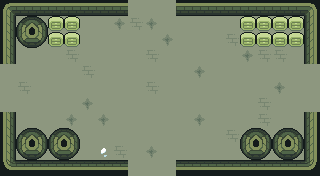

Rendered tile map (Tiled .tmx) drawn with the repository's tilesets; below, a short description and the full map source, tile grids included:
An orthogonal 20x11 tile map with 16x16 px tiles, 6 tile layers (ground, dressing, decor, walls, ...), 3 tilesets and 16 objects (10x PROP, 5x ENTRY, ENEMY).

<map version="1.10" tiledversion="1.10.2" orientation="orthogonal" renderorder="right-down" width="20" height="11" tilewidth="16" tileheight="16" infinite="0" nextlayerid="8" nextobjectid="17">
 <tileset firstgid="1" name="wall" tilewidth="16" tileheight="16" tilecount="110" columns="10">
  <image source="../../../gfx/tiles/ruins/tilesetwallsimple.png" width="160" height="176" />
 </tileset>
 <tileset firstgid="111" name="floor" tilewidth="16" tileheight="16" tilecount="374" columns="22">
  <image source="../../../gfx/tiles/ruins/tilesetinteriorfloor.png" width="352" height="272" />
 </tileset>
 <tileset firstgid="485" name="elements" tilewidth="16" tileheight="16" tilecount="27" columns="9">
  <image source="../../../gfx/tiles/ruins/elements.png" width="144" height="48" />
 </tileset>
 <layer id="1" name="ground" width="20" height="11">
  <data encoding="csv">
277,277,277,277,277,277,277,277,277,277,277,367,277,277,277,277,367,277,277,277,
277,277,277,277,277,277,277,367,342,367,277,277,277,277,277,277,277,277,277,277,
277,277,277,277,277,277,277,277,277,277,367,277,277,277,342,277,277,277,277,277,
277,277,277,277,342,277,277,277,277,342,277,277,277,277,277,367,342,342,277,277,
277,277,277,277,277,342,277,277,277,277,277,277,367,277,277,277,277,277,277,277,
277,342,277,277,277,277,277,277,277,342,277,277,277,277,277,277,277,367,277,277,
277,277,277,277,277,367,277,277,277,277,277,277,277,277,277,277,342,277,277,277,
342,277,277,277,367,277,367,277,277,277,277,277,367,277,277,277,342,277,277,277,
277,367,277,277,367,277,277,277,277,277,277,277,277,277,342,277,277,277,277,277,
277,277,277,277,277,277,366,342,277,367,277,277,277,277,277,277,277,277,277,277,
277,277,277,277,277,277,277,277,277,277,277,277,277,277,277,277,277,342,277,277
</data>
 </layer>
 <layer id="2" name="dressing" width="20" height="11">
  <data encoding="csv">
0,0,0,0,0,0,0,0,0,0,0,0,0,0,0,0,0,0,0,0,
0,0,0,0,0,0,0,0,0,0,0,0,0,0,0,0,0,0,0,0,
0,0,0,0,0,0,0,0,0,0,0,0,0,0,0,0,0,0,0,0,
0,0,0,0,0,0,0,0,0,0,0,0,0,0,0,0,0,0,0,0,
0,0,0,0,0,0,0,0,0,0,0,0,0,0,0,0,0,0,0,0,
0,0,0,0,0,0,0,0,0,0,0,0,0,0,0,0,0,0,0,0,
0,0,0,0,0,0,0,0,0,0,0,0,0,0,0,0,0,0,0,0,
0,0,0,0,0,0,0,0,0,0,0,0,0,0,0,0,0,0,0,0,
0,0,0,0,0,0,0,0,0,0,0,0,0,0,0,0,0,0,0,0,
0,0,0,0,0,0,0,0,0,0,0,0,0,0,0,0,0,0,0,0,
0,0,0,0,0,0,0,0,0,0,0,0,0,0,0,0,0,0,0,0
</data>
 </layer>
 <layer id="3" name="decor" width="20" height="11">
  <data encoding="csv">
0,0,0,0,0,0,0,0,0,0,0,0,0,0,0,0,0,0,0,0,
0,0,0,0,0,0,0,0,0,0,0,0,0,0,0,0,0,0,0,0,
0,0,0,0,0,0,0,0,0,0,0,0,0,0,0,0,0,0,0,0,
0,0,0,0,0,0,0,0,0,0,0,0,0,0,0,0,0,0,0,0,
0,0,0,0,0,0,0,0,0,0,0,0,0,0,0,0,0,0,0,0,
0,0,0,0,0,0,0,0,0,0,0,0,0,0,0,0,0,0,0,0,
0,0,0,0,0,0,0,0,0,0,0,0,0,0,0,0,0,0,0,0,
0,0,0,0,0,0,0,0,0,0,0,0,0,0,0,0,0,0,0,0,
0,0,0,0,0,0,0,0,0,0,0,0,0,0,0,0,0,0,0,0,
0,0,0,0,0,0,0,0,0,0,0,0,0,0,0,0,0,0,0,0,
0,0,0,0,0,0,0,0,0,0,0,0,0,0,0,0,0,0,0,0
</data>
 </layer>
 <layer id="4" name="walls" width="20" height="11">
  <data encoding="csv">
66,69,69,69,69,69,69,69,0,0,0,69,69,69,69,69,69,69,69,70,
76,0,0,0,0,0,0,0,0,0,0,0,0,0,0,0,0,0,0,80,
76,0,0,0,0,0,0,0,0,0,0,0,0,0,0,0,0,0,0,80,
76,0,0,0,0,0,0,0,0,0,0,0,0,0,0,0,0,0,0,80,
0,0,0,0,0,0,0,0,0,0,0,0,0,0,0,0,0,0,0,0,
0,0,0,0,0,0,0,0,0,0,0,0,0,0,0,0,0,0,0,0,
0,0,0,0,0,0,0,0,0,0,0,0,0,0,0,0,0,0,0,0,
76,0,0,0,0,0,0,0,0,0,0,0,0,0,0,0,0,0,0,80,
76,0,0,0,0,0,0,0,0,0,0,0,0,0,0,0,0,0,0,80,
76,0,0,0,0,0,0,0,0,0,0,0,0,0,0,0,0,0,0,80,
106,109,109,109,109,109,109,109,0,0,0,109,109,109,109,109,109,109,109,110
</data>
 </layer>
 <layer id="5" name="props" width="20" height="11">
  <data encoding="csv">
0,0,0,0,0,0,0,0,0,0,0,0,0,0,0,0,0,0,0,0,
0,78,79,492,492,0,0,0,0,0,0,0,0,0,0,492,492,492,492,0,
0,88,89,492,492,0,0,0,0,0,0,0,0,0,0,492,492,492,492,0,
0,0,0,0,0,0,0,0,0,0,0,0,0,0,0,0,0,0,0,0,
0,0,0,0,0,0,0,0,0,0,0,0,0,0,0,0,0,0,0,0,
0,0,0,0,0,0,0,0,0,0,0,0,0,0,0,0,0,0,0,0,
0,0,0,0,0,0,0,0,0,0,0,0,0,0,0,0,0,0,0,0,
0,0,0,0,0,0,0,0,0,0,0,0,0,0,0,0,0,0,0,0,
0,78,79,78,79,0,0,0,0,0,0,0,0,0,0,78,79,78,79,0,
0,88,89,88,89,0,0,0,0,0,0,0,0,0,0,88,89,88,89,0,
0,0,0,0,0,0,0,0,0,0,0,0,0,0,0,0,0,0,0,0
</data>
 </layer>
 <layer id="6" name="overhead" width="20" height="11">
  <data encoding="csv">
0,0,0,0,0,0,0,0,0,0,0,0,0,0,0,0,0,0,0,0,
0,0,0,0,0,0,0,0,0,0,0,0,0,0,0,0,0,0,0,0,
0,0,0,0,0,0,0,0,0,0,0,0,0,0,0,0,0,0,0,0,
0,0,0,0,0,0,0,0,0,0,0,0,0,0,0,0,0,0,0,0,
0,0,0,0,0,0,0,0,0,0,0,0,0,0,0,0,0,0,0,0,
0,0,0,0,0,0,0,0,0,0,0,0,0,0,0,0,0,0,0,0,
0,0,0,0,0,0,0,0,0,0,0,0,0,0,0,0,0,0,0,0,
0,0,0,0,0,0,0,0,0,0,0,0,0,0,0,0,0,0,0,0,
0,0,0,0,0,0,0,0,0,0,0,0,0,0,0,0,0,0,0,0,
0,0,0,0,0,0,0,0,0,0,0,0,0,0,0,0,0,0,0,0,
0,0,0,0,0,0,0,0,0,0,0,0,0,0,0,0,0,0,0,0
</data>
 </layer>
 <objectgroup id="7" name="spawns">
  <object id="1" name="UP" type="ENTRY" x="152" y="24" />
  <object id="2" name="DOWN" type="ENTRY" x="152" y="152" />
  <object id="3" name="LEFT" type="ENTRY" x="24" y="88" />
  <object id="4" name="RIGHT" type="ENTRY" x="296" y="88" />
  <object id="5" name="" type="ENTRY" x="168" y="88" />
  <object id="6" name="boss" type="ENEMY" x="168" y="104" />
  <object id="7" name="torch" type="PROP" x="56" y="168" />
  <object id="8" name="torch" type="PROP" x="264" y="168" />
  <object id="9" name="torch" type="PROP" x="8" y="136" />
  <object id="10" name="torch" type="PROP" x="312" y="136" />
  <object id="11" name="torch" type="PROP" x="88" y="168" />
  <object id="12" name="torch" type="PROP" x="232" y="168" />
  <object id="13" name="torch" type="PROP" x="8" y="56" />
  <object id="14" name="torch" type="PROP" x="312" y="56" />
  <object id="15" name="banner" type="PROP" x="120" y="168" />
  <object id="16" name="banner" type="PROP" x="200" y="168" />
 </objectgroup>
</map>
